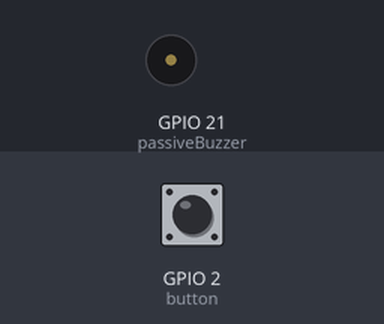
The program below on a simulated ESP32 board running MicroPython. On the bench: buzzer (waves = sounding). Inputs (shaded band) come from the test bench; at power-on: GPIO 2 (button) HIGH.

Above: at 1.2 s.
1.3 s: GPIO 2 (button) pulled LOW for 0.15 s
At 1.45 s:
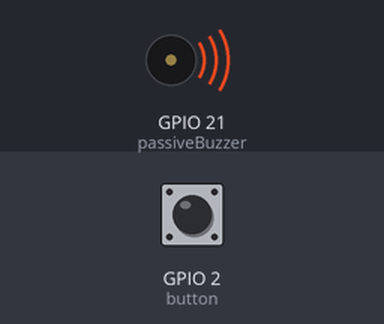
3.1 s: GPIO 2 (button) pulled LOW for 3.2 s
At 7.1 s:
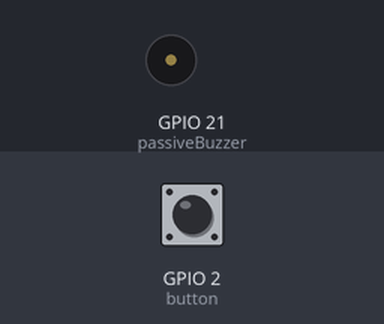
Timing chart, 0 to 8.6 s (numbered marks = the images above; inputs shaded):
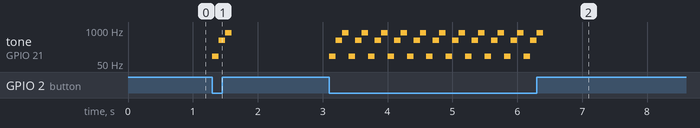

The program:

Buzzer_takki.py
```python
# Sound and music
# https://www.coderdojotc.org/micropython/sound/


from machine import Pin, PWM            # PWM til að vinna með hliðrænt gildi (ekki bara 0 og 1)
import time

button = Pin(2,Pin.IN,Pin.PULL_UP)   	# takki tengist pinna 14 og GND

# Passive buzzer er með grænt circuit á botninum.
# Með passiveBuzzer og speaker er hægt að búa til lag (melody) með mismunandi tíðn (0 til 4978).
passiveBuzzer = PWM(Pin(21))

while True:
    if not button.value():            # ef ýtt er á takka (þ.e. ef ekki 1)
        passiveBuzzer.init()          # enable PWM pinna
        passiveBuzzer.duty(512)       # to generate smooth sound waves (0 til 1023)

        passiveBuzzer.freq(100)       # freq er notað til að vinna með tíðni, nótur eru t.d. frá 31 til 4978 sjá neðar.
        time.sleep_ms(100)

        passiveBuzzer.freq(400)
        time.sleep_ms(100)

        passiveBuzzer.freq(800)
        time.sleep_ms(100)

        passiveBuzzer.duty(0)         # skrifar út 0V, slökkva á hljóði
    else:
        passiveBuzzer.deinit()        # disable PWM mode á pinna


"""
# Notes and its equivalent frequency
B0  = 31
C1  = 33
CS1 = 35
D1  = 37
DS1 = 39
E1  = 41
F1  = 44
FS1 = 46
G1  = 49
GS1 = 52
A1  = 55
AS1 = 58
B1  = 62
C2  = 65
CS2 = 69
D2  = 73
DS2 = 78
E2  = 82
F2  = 87
FS2 = 93
G2  = 98
GS2 = 104
A2  = 110
AS2 = 117
B2  = 123
C3  = 131
CS3 = 139
D3  = 147
DS3 = 156
E3  = 165
F3  = 175
FS3 = 185
G3  = 196
GS3 = 208
A3  = 220
AS3 = 233
B3  = 247
C4  = 262
CS4 = 277
D4  = 294
DS4 = 311
E4  = 330
F4  = 349
FS4 = 370
G4  = 392
GS4 = 415
A4  = 440
AS4 = 466
B4  = 494
C5  = 523
CS5 = 554
D5  = 587
DS5 = 622
E5  = 659
F5  = 698
FS5 = 740
G5  = 784
GS5 = 831
A5  = 880
AS5 = 932
B5  = 988
C6  = 1047
CS6 = 1109
D6  = 1175
DS6 = 1245
E6  = 1319
F6  = 1397
FS6 = 1480
G6  = 1568
GS6 = 1661
A6  = 1760
AS6 = 1865
B6  = 1976
C7  = 2093
CS7 = 2217
D7  = 2349
DS7 = 2489
E7  = 2637
F7  = 2794
FS7 = 2960
G7  = 3136
GS7 = 3322
A7  = 3520
AS7 = 3729
B7  = 3951
C8  = 4186
CS8 = 4435
D8  = 4699
DS8 = 4978

"""

# Hægt er að tengja NPN transistor (nr. 8050) til að fá hærra hljóð. Viðnám (220) til að vernda NPN og diode til að verja pinnann á ESP32.
# Tengimynd: https://diyi0t.com/wp-content/uploads/2020/12/Buzzer-ESP32-ESP-WROOM-32_Steckplatine.png
```

Measured:
- after the input at 1.3 s, tone on GPIO 21 (passiveBuzzer): silent → 100 Hz at once, → 400 Hz 0.10 s later, → 800 Hz 0.10 s later, → silent 0.10 s later
- after the input at 3.1 s, tone on GPIO 21 (passiveBuzzer): silent → 100 Hz at once, then repeats every 0.30 s: 400 Hz 0.10 s, 800 Hz 0.10 s, 100 Hz 0.10 s, until it stays silent from 6.4 s
